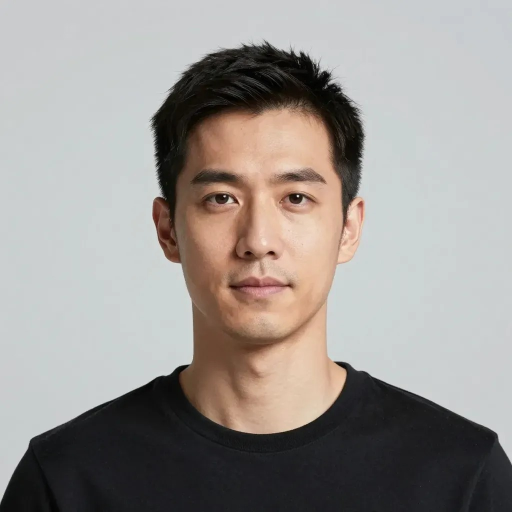
#> input picture fixtures/h3/fictional_man.jpg, 1024 x 1024 px (shown at 1/2 size)
$ python -i texture_transfer.py   (imports and definitions only)   (older library calls are emulated)
#> lines starting #> are read from the running program, lines starting #| are printed output that depends on the picture; after the words box and inside, x2 and y2 are one past the last pixel; in counts of white or black regions, pixels touching at a corner belong together
"""Texture transfer: copy the reference photo's fine skin detail (stubble, pores) onto the swapped face.

Why: the video model's encoder drops high-frequency detail, so the generated face is smoother than the
reference. This step takes the reference's HIGH-FREQUENCY layer (the photo minus its blurred copy, so no
lighting or colour comes along), attaches it to the tracked face box and adds it to the luminance only.
Because it is anchored to the face box (not the screen), it moves with the head. Stubble and pores are
random patterns, so exact feature alignment is not needed, only the right density in the right area.

v2 (found in the live test): copying the reference's high-pass layer pixel for pixel also copied its eyes, brows,
nose lines and mouth, which showed up as a mask on the swapped face. So the layer is now NEW grain, made from the
reference's clean-skin statistics only (same pore size and strength, no features, no layout), and apply_texture
keeps it off the swapped face's own eyes, glasses, brows, lips and hard edges.

CPU only, OpenCV only (Haar cascades ship inside opencv), no new model weights, so no licence issue.
Limits: box tracking, not a 3D face fit; strong head turns and profile views get a weaker effect.
"""
import cv2
import numpy as np

import swapkit as sk

PAD = (0.10, 0.10, 1.20, 1.30)  # box expanded: x-0.10w, y-0.10h, width*1.2, height*1.3 (adds chin/jaw stubble)


def pad_box(box, pad=PAD):
    x, y, w, h = box
    return (x - pad[0] * w, y - pad[1] * h, w * pad[2], h * pad[3])


def skin_prob(bgr):
    """Soft skin mask 0..1 from chroma (works on stubble too, it stays skin-coloured)."""
    ycc = cv2.cvtColor(bgr, cv2.COLOR_BGR2YCrCb)
    cr, cb = ycc[..., 1].astype(np.float32), ycc[..., 2].astype(np.float32)
    m = ((cr > 128) & (cr < 182) & (cb > 72) & (cb < 132)).astype(np.float32)
    m = cv2.GaussianBlur(m, (0, 0), 2.0)
    return np.clip(m, 0, 1)


def _radial_profile(patches, nbins=32):
    """Average isotropic amplitude spectrum (cycles/pixel 0..0.5) of zero-mean patches. Returns (freqs, amps)."""
    p = patches[0].shape[0]
    win = np.outer(np.hanning(p), np.hanning(p)).astype(np.float32)
    pw = np.zeros((p, p), np.float64)
    for q in patches:
        q = (q - q.mean()) * win
        pw += np.abs(np.fft.fft2(q)) ** 2
    pw /= len(patches)
    fy, fx = np.fft.fftfreq(p)[:, None], np.fft.fftfreq(p)[None, :]
    fr = np.hypot(fy, fx)
    edges = np.linspace(0.0, 0.5, nbins + 1)
    idx = np.clip(np.digitize(fr, edges) - 1, 0, nbins - 1)
    amps = np.array([np.sqrt(pw[idx == k].mean()) if (idx == k).any() else 0.0 for k in range(nbins)])
    return 0.5 * (edges[:-1] + edges[1:]), amps


def _clean_skin_mask(y_ch, hf, sk_mask, sigma, k_e=1.6):
    """True where the reference is plain skin: skin coloured, no feature edges, no outlier brightness or contrast."""
    skin = sk_mask > 0.8
    if not skin.any():
        return skin
    coarse = cv2.GaussianBlur(y_ch, (0, 0), sigma * 3.0)
    gx, gy = cv2.Sobel(coarse, cv2.CV_32F, 1, 0, ksize=3), cv2.Sobel(coarse, cv2.CV_32F, 0, 1, ksize=3)
    mag = cv2.GaussianBlur(np.hypot(gx, gy), (0, 0), sigma * 2.0)
    energy = cv2.GaussianBlur(np.abs(hf), (0, 0), sigma * 3.0)
    lum = cv2.GaussianBlur(y_ch, (0, 0), sigma * 3.0)
    ok = skin & (mag < k_e * np.median(mag[skin])) & (energy < k_e * np.median(energy[skin]))
    ok &= np.abs(lum - np.median(lum[skin])) < 0.22 * max(1.0, float(np.median(lum[skin])))
    k = max(1, int(round(sigma)))
    return cv2.erode(ok.astype(np.uint8), np.ones((2 * k + 1, 2 * k + 1), np.uint8)).astype(bool)


SD_MIN = 1.6   # grey levels: a retouched / smooth reference would otherwise give grain too faint to see at any slider value
SD_MAX = 4.0   # a very rough reference (stubble, heavy freckles) is not allowed to turn the whole face gritty


NO_SKIN = ("Not enough plain skin in the reference photo (glasses, hair, beard, shadows or heavy make-up "
           "cover it, or the photo is too small). Use a sharper, evenly lit photo, or add a skin close-up.")
MAX_SEARCH_SIDE = 2400   # the whole-photo search never works on a picture larger than this (memory and time)


def _skin_grain(bgr, sigma):
    """Plain-skin statistics of one picture already at the video's pixel scale: (hf, clean, patches) or None.

    The rules are the same wherever the skin is: skin coloured, no feature edges, patches at least 96% clean."""
    sk_mask = skin_prob(bgr)
    y_ch = cv2.cvtColor(bgr, cv2.COLOR_BGR2GRAY).astype(np.float32)
    hf = y_ch - cv2.GaussianBlur(y_ch, (0, 0), sigma)
    hh, ww = hf.shape
    for k_e in (1.6, 2.2, 3.0):                                  # strict first; looser only if the photo has little plain skin
        clean = _clean_skin_mask(y_ch, hf, sk_mask, sigma, k_e)
        patches = []
        for p in (64, 48, 32, 24, 16):
            if min(hh, ww) < p * 2:
                continue
            step = max(4, p // 3)
            patches = [hf[j:j + p, i:i + p] for j in range(0, hh - p + 1, step) for i in range(0, ww - p + 1, step)
                       if clean[j:j + p, i:i + p].mean() >= 0.96]
            if len(patches) >= 3:
                break
        if len(patches) >= 3 and int(clean.sum()) >= 400:
            return hf, clean, patches
    return None


def make_detail_layer(ref_bgr, ref_box, size_wh, sigma_frac=0.005, clip_mult=2.5, seed=1234):
    """NEW skin grain with the reference's clean-skin statistics, sized size_wh (w, h).

    Returns float32 (h, w): zero mean, soft-clipped. It has the reference's pore size and strength, but none of its
    features (no eyes, brows, nose or mouth), so nothing is pasted at the wrong place. Same input -> same layer,
    so a preview and the full render always match.

    The face is looked at first. When the face has too little plain skin (glasses, or a tiny face in a full-body
    photo), the SAME rules are applied to the whole photo at the same pixel scale: only statistics are taken, so it
    does not matter where on the body the plain skin is. ref_box None = a skin close-up with no face: whole picture.
    """
    H, W = ref_bgr.shape[:2]
    sigma = max(1.0, sigma_frac * size_wh[0])
    found = None
    if ref_box is not None:
        x, y, w, h = [int(round(v)) for v in pad_box(ref_box)]
        x0, y0, x1, y1 = max(0, x), max(0, y), min(W, x + w), min(H, y + h)
        crop = ref_bgr[y0:y1, x0:x1]
        if crop.size == 0:
            raise ValueError("Reference face box is outside the image.")
        # match the video's pixel scale BEFORE taking the high-pass, otherwise detail would be far finer than the video can show
        found = _skin_grain(cv2.resize(crop, size_wh, interpolation=cv2.INTER_AREA), sigma)
        scale = size_wh[0] / float(max(1, w))                     # same pixel scale as the face crop above
    else:
        scale = size_wh[0] / float(max(1, min(W, H)))             # a close-up: its short side is about one face wide
    if found is None:
        scale = min(scale, MAX_SEARCH_SIDE / float(max(W, H)))
        whole = cv2.resize(ref_bgr, (max(1, int(round(W * scale))), max(1, int(round(H * scale)))),
                           interpolation=cv2.INTER_AREA if scale < 1 else cv2.INTER_LINEAR)
        found = _skin_grain(whole, sigma)
    if found is None:
        raise ValueError(NO_SKIN)
    src_hf, clean, patches = found
    ww, hh = int(size_wh[0]), int(size_wh[1])
    hf = src_hf
    freqs, amps = _radial_profile(patches)
    sd = float(hf[clean].std())                                   # strength of the reference's plain-skin grain
    sd = min(SD_MAX, max(SD_MIN, sd))
    if sd < 1e-6:
        return np.zeros((hh, ww), np.float32)
    # filter white noise so its spectrum matches the reference skin's, then set its strength to the reference's
    fy, fx = np.fft.fftfreq(hh)[:, None], np.fft.rfftfreq(ww)[None, :]
    filt = np.interp(np.hypot(fy, fx), freqs, amps, left=amps[0], right=amps[-1]).astype(np.float32)
    filt[0, 0] = 0.0                                              # no low-frequency / brightness drift at all
    noise = np.random.default_rng(seed).standard_normal((hh, ww)).astype(np.float32)
    layer = np.fft.irfft2(np.fft.rfft2(noise) * filt, s=(hh, ww)).astype(np.float32)
    layer -= layer.mean()
    layer *= sd / max(float(layer.std()), 1e-9)
    c = clip_mult * sd
    layer = c * np.tanh(layer / c)
    # feather the borders so the crop edge can never draw a line
    fy2 = np.clip(np.minimum(np.arange(hh), hh - 1 - np.arange(hh)) / (0.10 * hh), 0, 1)
    fx2 = np.clip(np.minimum(np.arange(ww), ww - 1 - np.arange(ww)) / (0.10 * ww), 0, 1)
    layer *= np.outer(fy2, fx2).astype(np.float32)
    return layer.astype(np.float32)


# [51 lines left out: functions protect_mask, apply_texture, not called in this run]


# ---------------- face tracking (OpenCV Haar, frontal first then profile, mirrored for the other side) ----------------
_CASC = {}


def _cascade(name):
    if name not in _CASC:
        c = cv2.CascadeClassifier(cv2.data.haarcascades + name)
        if c.empty():
            raise RuntimeError(f"OpenCV cascade missing: {name}")
        _CASC[name] = c
    return _CASC[name]


MIN_SKIN = 0.35


def box_is_skin(frame_bgr, box, min_skin=MIN_SKIN):
    """True when the middle of the box is mostly skin coloured (rejects windows, hair, cloth)."""
    x, y, w, h = [int(v) for v in box]
    H, W = frame_bgr.shape[:2]
    x0, y0 = max(0, x + w // 4), max(0, y + h // 4)
    x1, y1 = min(W, x + 3 * w // 4), min(H, y + 3 * h // 4)
    if x1 - x0 < 4 or y1 - y0 < 4:
        return False
    return float(skin_prob(frame_bgr[y0:y1, x0:x1]).mean()) >= min_skin


# [7 lines left out: function reject_outliers, not called in this run]


def detect_face(frame_bgr):
    """Return ((x, y, w, h), weight) or (None, 0). Weight 1.0 frontal, 0.7 profile."""
    g = cv2.equalizeHist(cv2.cvtColor(frame_bgr, cv2.COLOR_BGR2GRAY))
    H, W = g.shape
    ms = (max(24, min(H, W) // 10),) * 2
    for name in ("haarcascade_frontalface_alt2.xml", "haarcascade_frontalface_default.xml"):
        f = _cascade(name).detectMultiScale(g, 1.1, 5, minSize=ms)
        f = [b for b in f if box_is_skin(frame_bgr, b)]
        if len(f):
            return tuple(max(f, key=lambda b: b[2] * b[3])), 1.0
    prof = _cascade("haarcascade_profileface.xml")
    cands = [tuple(b) for b in prof.detectMultiScale(g, 1.1, 4, minSize=ms)]
    gm = cv2.flip(g, 1)
    cands += [(W - b[0] - b[2], b[1], b[2], b[3]) for b in prof.detectMultiScale(gm, 1.1, 4, minSize=ms)]
    cands = [b for b in cands if box_is_skin(frame_bgr, b)]
    if cands:
        return max(cands, key=lambda b: b[2] * b[3]), 0.7
    return None, 0.0


# [32 lines left out: function smooth_tracks, not called in this run]


DEFAULT_STRENGTH = 2.0   # measured on one fictional face: 2.0 carries 0.98-1.04 of the reference's fine detail
MIN_STRENGTH = 0.0       # 0 = texture pass off (lets a user compare with and without)
MAX_STRENGTH = 3.0       # 3.0 already overshoots the reference (1.4x) and looks gritty by eye; do not offer more


# [25 lines left out: functions clamp_strength, face_width_in, not called in this run]


def check_reference(ref_path, face_width=None, sigma_frac=0.005, detector=detect_face, need_face=True):
    """Raise ValueError (written for the user) when this photo cannot feed the realism slider. Costs no GPU."""
#> called with ref_path = 'fixtures/h3/fictional_man.jpg', sigma_frac = 0.005, need_face = True
    ref = cv2.imread(str(ref_path))
#> ref is the input picture: shape (1024, 1024, 3); mean B, G, R 146.6, 150.4, 155.2
    if ref is None:
        raise ValueError("Reference image unreadable.")
    ref_box, _ = detector(ref)
#> in detect_face, `g = cv2.equalizeHist(cv2.cvtColor(frame_bgr, cv2.COLOR_BGR2GRAY))`:
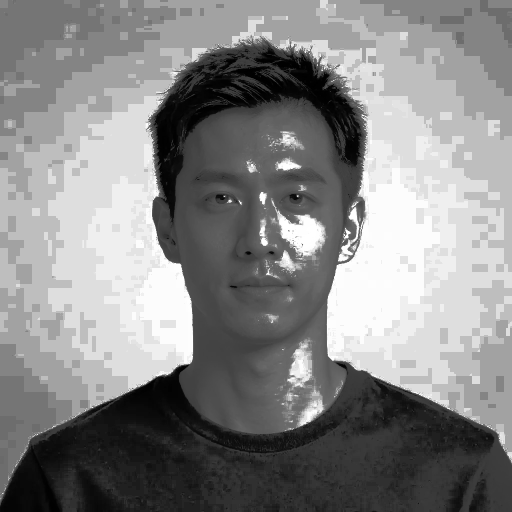
#> g: shape (1024, 1024) (shown at 1/2 size); min 0, max 255, mean 134.4
#> the loop in detect_face, `for name in ("haarcascade_frontalface_alt2.xml", "haarcascade_frontalf..` made 1 pass
#> f on pass 1: [[307, 227, 419, 419]]
#> pass 1, in skin_prob, `cr, cb = ycc[..., 1].astype(np.float32), ycc[..., 2].astype(np.float32)`:
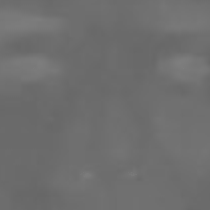
#> cb: shape (210, 210) float32; min 103, max 126, mean 110.2
#> ref_box = (307, 227, 419, 419)
    if ref_box is None and need_face:
        raise ValueError("No face found in the reference image.")
    w = float(face_width or 160.0)
    make_detail_layer(ref, ref_box, (int(round(w * PAD[2])), int(round(w * PAD[3]))), sigma_frac)
#> in pad_box, `x, y, w, h = box`: x = 307; y = 227; w = 419
#> in make_detail_layer, `x, y, w, h = [int(round(v)) for v in pad_box(ref_box)]`: x = 265; y = 185; w = 503; h = 545
#> in make_detail_layer, `x0, y0, x1, y1 = max(0, x), max(0, y), min(W, x + w), min(H, y + h)`: x0 = 265; y0 = 185; x1 = 768; y1 = 730
#> in skin_prob (call 2), `ycc = cv2.cvtColor(bgr, cv2.COLOR_BGR2YCrCb)`: ycc: shape (208, 192, 3); mean of channels 0, 1, 2 150.2, 140.1, 117.1
#> in skin_prob (call 2), `m = ((cr > 128) & (cr < 182) & (cb > 72) & (cb < 132)).astype(np.float..`:
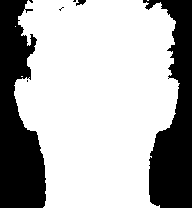
#> m: shape (208, 192) float32; values 0 (black) and 1 (white), 69.3% white; 7 black regions (4 under 20 px), largest, box (x1, y1, x2, y2) and area: (0, 0, 46, 208) 6422, (143, 0, 192, 208) 5766, (76, 0, 86, 6) 36
#> the loop in _skin_grain, `for k_e in (1.6, 2.2, 3.0):` made 1 pass
#> pass 1, in _clean_skin_mask, `gx, gy = cv2.Sobel(coarse, cv2.CV_32F, 1, 0, ksize=3), cv2.Sobel(coars..`:
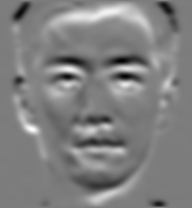
#> gy: shape (208, 192) float32; min -125.5, max 130.7, mean 3.7; drawn with min black and max white
#> in make_detail_layer, `scale = size_wh[0] / float(max(1, w))`: scale = 0.382
#> in make_detail_layer, `src_hf, clean, patches = found`:
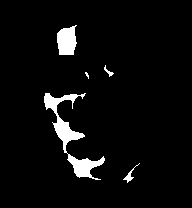
#> clean: shape (208, 192) bool; 4.5% white; 5 white regions (1 under 20 px), largest, box (x1, y1, x2, y2) and area: (44, 93, 105, 180) 1209, (57, 25, 77, 55) 471, (123, 163, 140, 183) 65, (104, 65, 114, 77) 36
#> in make_detail_layer, `src_hf, clean, patches = found`: patches = 3 items
#> the loop in _radial_profile, `for q in patches:` made 3 passes
#> in _radial_profile, `amps = np.array([np.sqrt(pw[idx == k].mean()) if (idx == k).any() else..`: amps = 32 values, max 13.35 at index 14, min 0 at index 1, mean 5.68
#> in make_detail_layer, `freqs, amps = _radial_profile(patches)`: freqs = 32 values from 0.00781 to 0.492
#> in make_detail_layer, `sd = float(hf[clean].std())                                   # streng..`: sd = 2.06
#> in make_detail_layer, `filt[0, 0] = 0.0`: filt: shape (208, 97) float32; min 0, max 13.35, mean 5.92
#> in make_detail_layer, `layer = np.fft.irfft2(np.fft.rfft2(noise) * filt, s=(hh, ww)).astype(n..`:
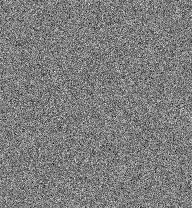
#> noise: shape (208, 192) float32; min -4.1, max 4.22, mean 0.00063; drawn with min black and max white
#> in make_detail_layer, `c = clip_mult * sd`: c = 5.15
#> in make_detail_layer, `layer *= np.outer(fy2, fx2).astype(np.float32)`:
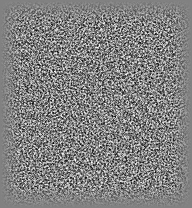
#> layer: shape (208, 192) float32; min -4.81, max 4.63, mean -0.00439; drawn with min black and max white


# [60 lines left out: functions prepare, preview_frame, render_prepared, process_video, not called in this run]

>>> result = check_reference('fixtures/h3/fictional_man.jpg')
